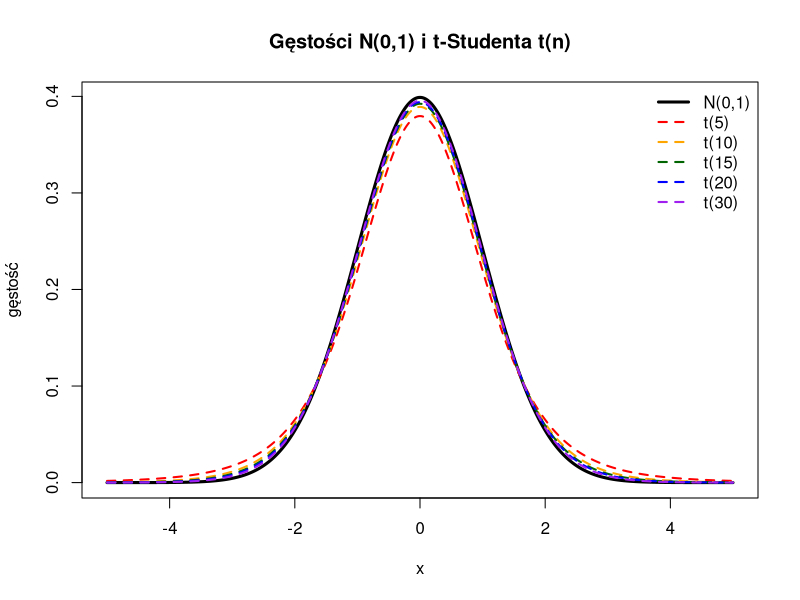

This figure's R source:
# ------------------------------------------------------------
# Na jednym rysunku narysuj wykresy gęstości rozkładów N(0,1) i t(n), 
# dla n = 5, 10, 15, 20, 30. Jak zmienia się rozkład t-Studenta w stosunku 
# do rozkładu N(0,1) wraz ze wzrostem liczby stopni swobody n? Oblicz 
# wariancję dla rozkładu t-Studenta i porównaj z wariancją rozkładu N(0,1).
# ------------------------------------------------------------

stopnie <- c(5, 10, 15, 20, 30)
kolory <- c("red", "orange", "darkgreen", "blue", "purple")

# Wykres
curve(dnorm(x), from = -5, to = 5, n = 500,
      col = "black", lwd = 3,
      main = "Gęstości N(0,1) i t-Studenta t(n)",
      xlab = "x", ylab = "gęstość")

for (i in seq_along(stopnie)) {
  curve(dt(x, df = stopnie[i]), from = -5, to = 5, n = 500,
        col = kolory[i], lwd = 2, lty = 2, add = TRUE)
}

legend("topright",
       legend = c("N(0,1)", paste0("t(", stopnie, ")")),
       col    = c("black", kolory),
       lwd    = c(3, rep(2, length(stopnie))),
       lty    = c(1, rep(2, length(stopnie))),
       bty    = "n")

# Wariancja
wariancja_t <- function(n) ifelse(n > 2, n / (n - 2), Inf)

wyniki <- data.frame(
  n              = stopnie,
  var_t_wzor     = wariancja_t(stopnie),
  var_N01        = 1
)
wyniki$roznica <- wyniki$var_t_wzor - wyniki$var_N01

print(wyniki, digits = 5)
